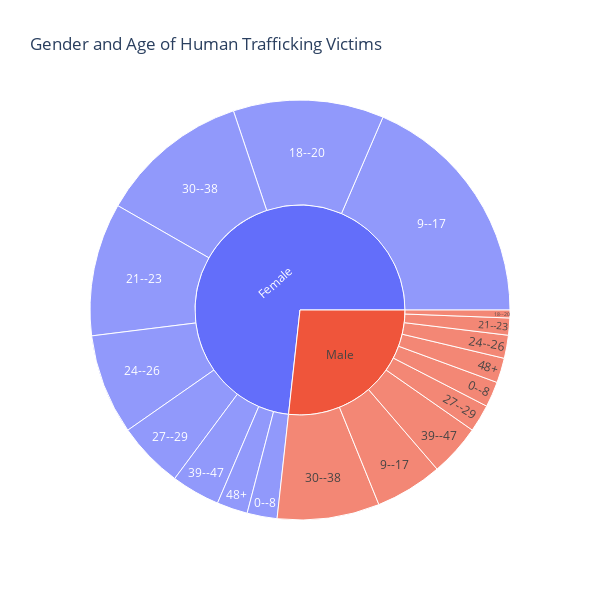

Write notebook code for a chart like this one.
### Code cell
data['Victims'] = 1
fig = px.sunburst(data[data.ageBroad.notna()], path=['gender', 'ageBroad'], values='Victims', color='gender',
                  title='Gender and Age of Human Trafficking Victims')
fig.update_layout(width=600, height=600)
fig.show()

### Figure 1 — Plotly figure (JSON) as saved in the notebook; plotly's stock layout.template omitted (floating-point values rounded to 4 significant figures)
{"data": [{"branchvalues": "total", "customdata": [["Female"], ["Male"], ["Female"], ["Male"], ["Female"], ["Male"], ["Female"], ["Male"], ["Female"], ["Male"], ["Female"], ["Male"], ["Female"], ["Male"], ["Female"], ["Male"], ["Female"], ["Male"], ["Female"], ["Male"]], "domain": {"x": [0, 1], "y": [0, 1]}, "hovertemplate": "labels=%{label}<br>Victims=%{value}<br>parent=%{parent}<br>id=%{id}<br>gender=%{customdata[0]}<extra></extra>", "ids": ["Female/0--8", "Male/9--17", "Female/9--17", "Male/48+", "Female/48+", "Male/39--47", "Female/39--47", "Male/30--38", "Female/30--38", "Male/27--29", "Female/27--29", "Male/24--26", "Female/24--26", "Male/21--23", "Female/21--23", "Male/18--20", "Female/18--20", "Male/0--8", "Female", "Male"], "labels": ["0--8", "9--17", "9--17", "48+", "48+", "39--47", "39--47", "30--38", "30--38", "27--29", "27--29", "24--26", "24--26", "21--23", "21--23", "18--20", "18--20", "0--8", "Female", "Male"], "marker": {"colors": ["#636efa", "#EF553B", "#636efa", "#EF553B", "#636efa", "#EF553B", "#636efa", "#EF553B", "#636efa", "#EF553B", "#636efa", "#EF553B", "#636efa", "#EF553B", "#636efa", "#EF553B", "#636efa", "#EF553B", "#636efa", "#EF553B"]}, "name": "", "parents": ["Female", "Male", "Female", "Male", "Female", "Male", "Female", "Male", "Female", "Male", "Female", "Male", "Female", "Male", "Female", "Male", "Female", "Male", "", ""], "type": "sunburst", "values": [841, 1891, 6754, 695, 865, 1455, 1366, 2869, 4222, 772, 1869, 648, 2816, 479, 3734, 221, 4227, 715, 26694, 9745]}], "layout": {"height": 600, "legend": {"tracegroupgap": 0}, "title": {"text": "Gender and Age of Human Trafficking Victims"}, "width": 600}}
